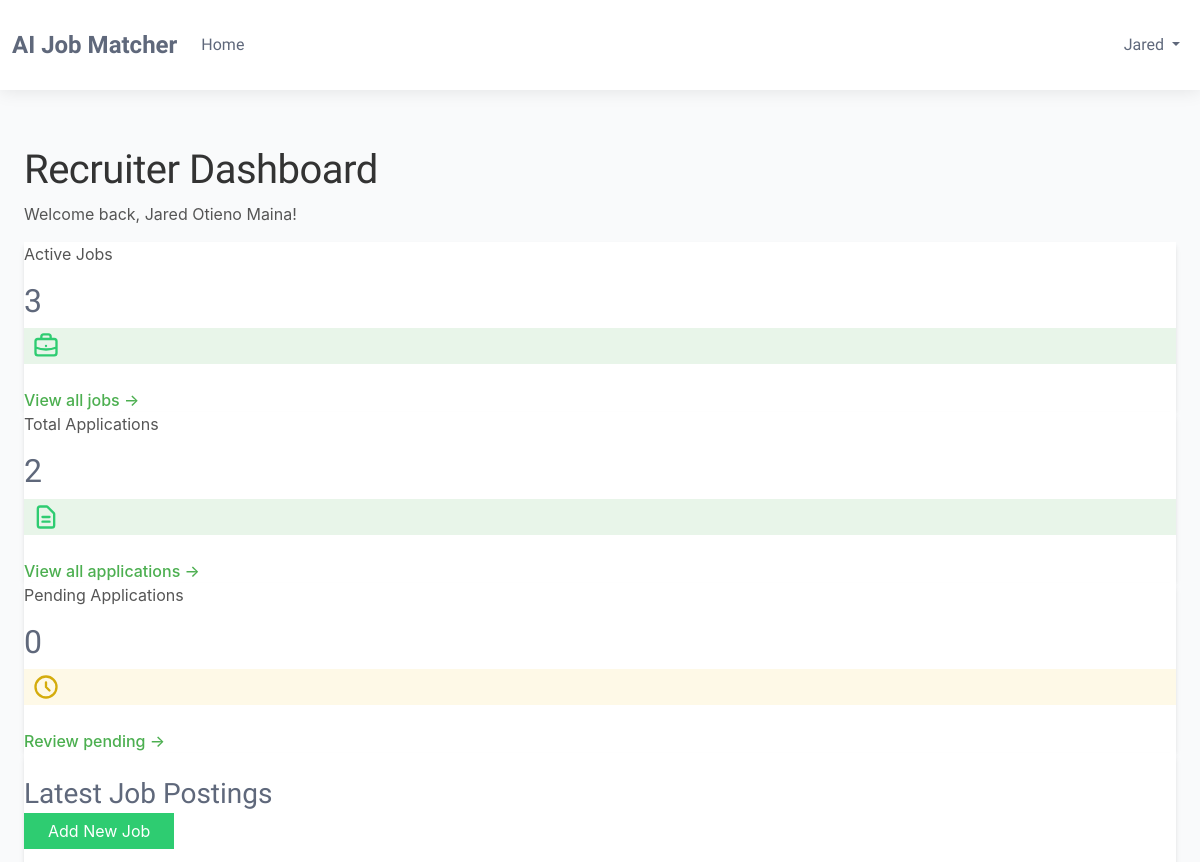
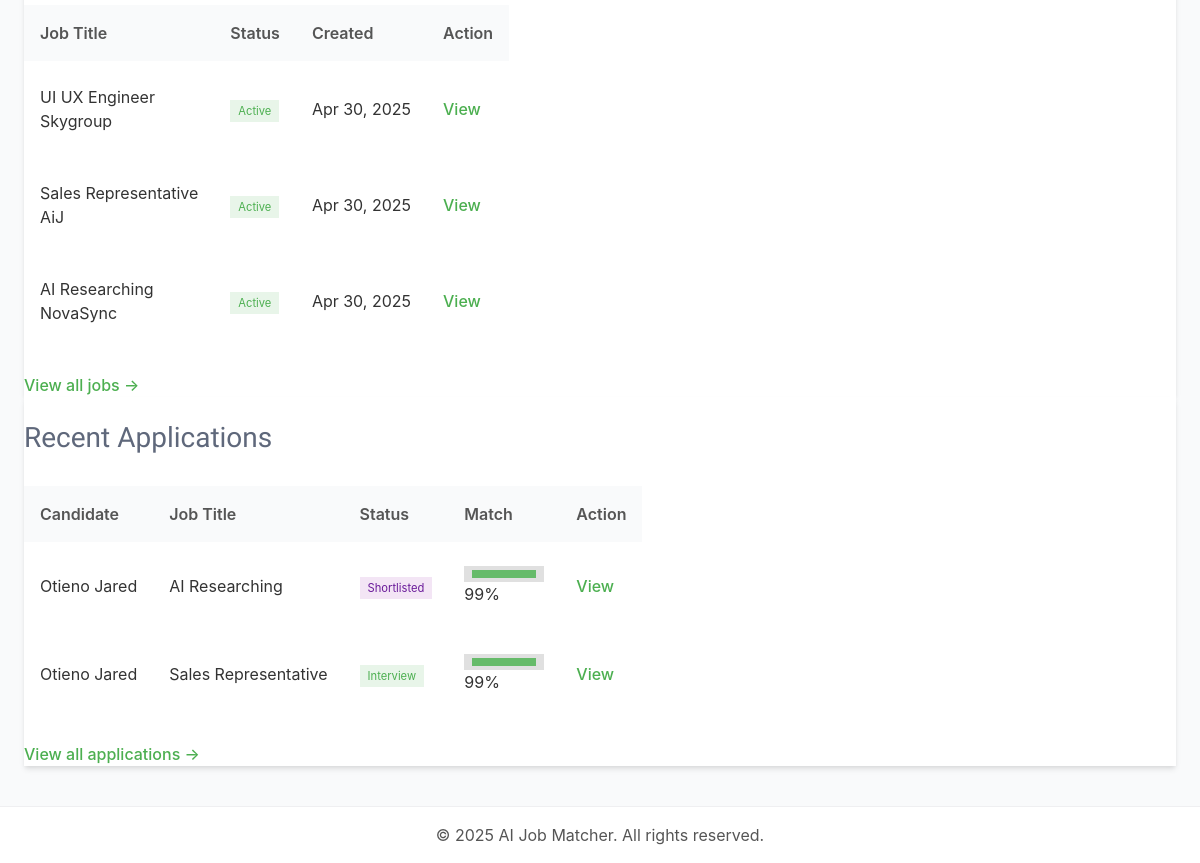
The page /dashboards/recruiter/ (signed in) on the database as committed earlier (2 pictures, top to bottom).
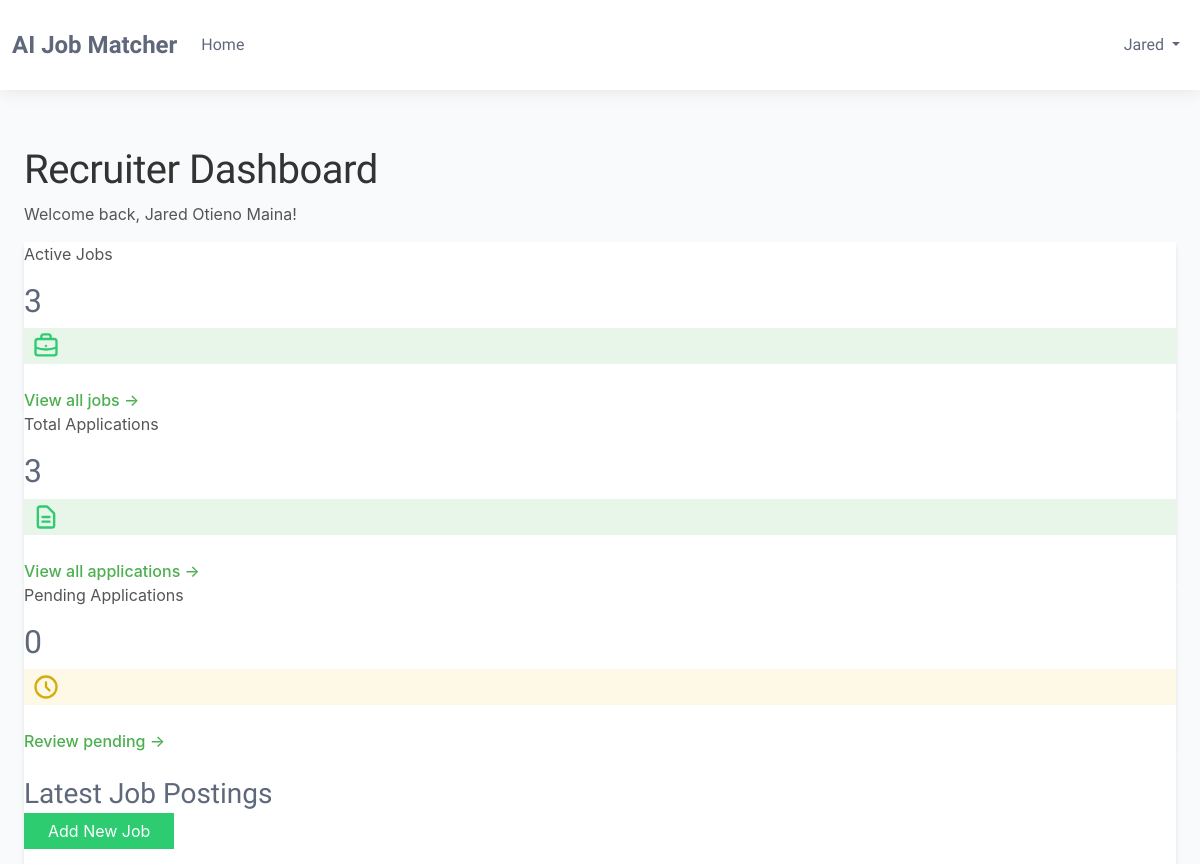
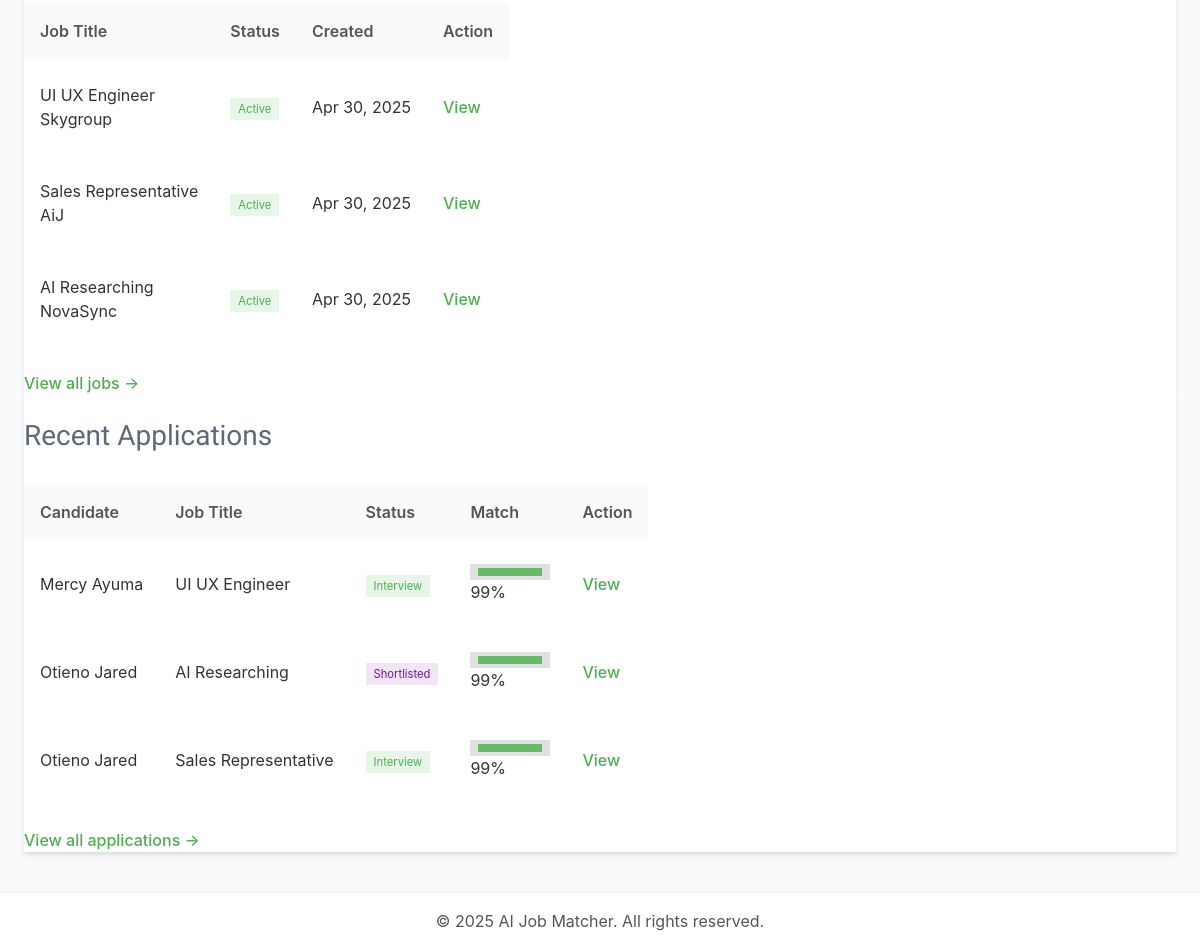
The same page on the database as committed later (2 pictures, top to bottom).
### dashboards/models.py (models this page shows, shortened)
class BaseModel(models.Model):
    created_at = models.DateTimeField(auto_now_add=True)
    updated_at = models.DateTimeField(auto_now=True)
    class Meta:
        abstract = True

class JobPosting(BaseModel):
    STATUS_CHOICES = (
        ('active', 'Active'),
        ('filled', 'Filled'),
        ('expired', 'Expired'),
        ('draft', 'Draft'),
    )
    recruiter = models.ForeignKey(Recruiter, on_delete=models.CASCADE, related_name='job_postings')
    title = models.CharField(_('job title'), max_length=255)
    company_name = models.CharField(_('company name'), max_length=255)
    category = models.CharField(_('job category'), max_length=100)
    description = models.TextField(_('job description'))
    requirements = models.TextField(_('job requirements'))
    responsibilities = models.TextField(_('responsibilities'))
    location = models.CharField(_('location'), max_length=255)
    salary_min = models.DecimalField(_('minimum salary'), max_digits=12, decimal_places=2, null=True, blank=True)
    salary_max = models.DecimalField(_('maximum salary'), max_digits=12, decimal_places=2, null=True, blank=True)
    experience_required = models.PositiveIntegerField(_('experience required (years)'), default=0)
    education_level = models.CharField(_('education level'), max_length=100)
    employment_type = models.CharField(_('employment type'), max_length=50)
    status = models.CharField(_('status'), max_length=20, choices=STATUS_CHOICES, default='active')
    expiry_date = models.DateField(_('expiry date'), default=timezone.now)
    skills_required = models.TextField(_('skills required'))
    embedding_vector = models.BinaryField(_('job embedding vector'), null=True, blank=True)
    class Meta:
        ordering = ['-created_at']
        verbose_name = _('Job Posting')
        verbose_name_plural = _('Job Postings')

class JobApplication(BaseModel):
    STATUS_CHOICES = (
        ('pending', 'Pending'),
        ('reviewing', 'Reviewing'),
        ('shortlisted', 'Shortlisted'),
        ('rejected', 'Rejected'),
        ('interview', 'Interview'),
        ('offer', 'Offer Extended'),
        ('hired', 'Hired'),
        ('declined', 'Declined'),
    )
    job = models.ForeignKey(JobPosting, on_delete=models.CASCADE, related_name='applications')
    candidate = models.ForeignKey(Candidate, on_delete=models.CASCADE, related_name='applications')
    resume = models.ForeignKey(Resume, on_delete=models.CASCADE, related_name='applications', null=True, blank=True)
    cover_letter = models.TextField(_('cover letter'), blank=True, null=True)
    status = models.CharField(_('status'), max_length=20, choices=STATUS_CHOICES, default='pending')
    match_score = models.FloatField(_('match score'), validators=[MinValueValidator(0), MaxValueValidator(100)], default=0)
    recruiter_notes = models.TextField(_('recruiter notes'), blank=True, null=True)
    class Meta:
        ordering = ['-match_score', '-created_at']
        verbose_name = _('Job Application')
        verbose_name_plural = _('Job Applications')

### accounts/models.py (models this page shows, shortened)
class Profile(models.Model):
    user = models.OneToOneField(User,
                                on_delete=models.CASCADE, unique=True)
    bio = models.TextField(_('bio'), blank=True, null=True)
    profile_picture = models.ImageField(
        _("profile picture"), upload_to="profile",
        default="default.png")
    class Meta:
        abstract= True

class Candidate(Profile):
    skills = models.TextField(_('skills'), blank=True, null=True)
    education = models.TextField(_('education'), blank=True, null=True)
    experience = models.TextField(_('experience'), blank=True, null=True)
    location = models.CharField(max_length=255, blank=True, null=True)

class TrackingModel(models.Model):
    created_at = models.DateTimeField(auto_now_add=True)
    updated_at = models.DateTimeField(auto_now=True)
    class Meta:
        abstract = True
        ordering = ["-created_at"]

class User(AbstractBaseUser, TrackingModel):
    username_validator = UnicodeUsernameValidator()
    Role_choices = (
        ("Administrator", "Administrator"),
        ("Recruiter", "Recruiter"),
        ("Candidate", "Candidate")
    )
    Gender_choices = (
        ("Male", "Male"),
        ("Female", "Female"),
        ("Other", "Other")
    )
    username = models.CharField(
        _('username'),
        max_length=150,
        unique=True,
        validators=[username_validator],
        error_messages={
            'unique':_("A user with that username already exists."),
        },
    )
    phoneNumberRegex = RegexValidator(regex=r"^\+?1?\d{8,15}$")
    full_name = models.CharField(_('full name'),max_length=200)
    email = models.EmailField(_('email'), unique=True, error_messages={
        'unique': ('A user with email already exists.'),
    })
    gender = models.CharField(_("gender"), max_length=10, choices=Gender_choices)
    phone = PhoneNumberField(
        _('phone number'), unique=True,validators=[phoneNumberRegex],
        blank=True, null=True, max_length=27)
    country = models.CharField(_("country"), max_length=50,
                              blank=True, null=True)
    city = models.CharField(_("city"), max_length=50,
                              blank=True, null=True)
    role = models.CharField(_('Role'), max_length=17, choices=Role_choices, default="Client")
    is_active = models.BooleanField(_('active'), default=True)
    is_admin = models.BooleanField(_('admin'), default=False)
    is_staff = models.BooleanField(_("staff"), default=False)
    timestamp = models.DateTimeField(_("timestamp"), auto_now_add=True)
    objects = CustomManager()
    USERNAME_FIELD = 'email'
    REQUIRED_FIELDS = ['username',]
    @property
    def staff(self):
        return self.staff
    @property
    def active(self):
        return self.active
    @property
    def admin(self):
        return self.admin

### dashboards/views.py (the view)
# urls.py: path('recruiter/', views.recruiter_dashboard, name='recruiter_dashboard'),
@login_required
@user_passes_test(is_recruiter)
def recruiter_dashboard(request):
    recruiter_profile = request.user.recruiter
    active_jobs = JobPosting.objects.filter(
        recruiter=recruiter_profile,
        status='active'
    ).count()
    total_applications = JobApplication.objects.filter(
        job__recruiter=recruiter_profile
    ).count()
    pending_applications = JobApplication.objects.filter(
        job__recruiter=recruiter_profile,
        status='pending'
    ).count()
    latest_jobs = JobPosting.objects.filter(
        recruiter=recruiter_profile
    ).order_by('-created_at')[:5]
    latest_applications = JobApplication.objects.filter(
        job__recruiter=recruiter_profile
    ).order_by('-created_at')[:5]
    context = {
        'active_jobs': active_jobs,
        'total_applications': total_applications,
        'pending_applications': pending_applications,
        'latest_jobs': latest_jobs,
        'latest_applications': latest_applications,
    }
    return render(request, 'dashboards/recruiter_dashboard.html', context)

### dashboards/views.py (called while the page is built)
def is_recruiter(user):
    return user.is_authenticated and user.role == 'Recruiter'

### templates/dashboards/recruiter_dashboard.html (shortened to what the changed rows need)
{% extends 'dashboards/base.html' %}
{% block content %}
<div class="container mx-auto px-4 py-6">
    <div class="mb-8">
        <h1 class="text-3xl font-bold text-gray-800">Recruiter Dashboard</h1>
    </div>
    <div class="grid grid-cols-1 md:grid-cols-3 gap-6 mb-8">
        <div class="bg-white rounded-lg shadow-md p-6">
            <div class="flex items-center justify-between">
                <div>
                    <h2 class="text-3xl font-bold text-gray-800">{{ active_jobs }}</h2>
                </div>
            </div>
        </div>
        <div class="bg-white rounded-lg shadow-md p-6">
            <div class="flex items-center justify-between">
                <div>
                    <p class="text-gray-500 text-sm uppercase font-medium">Total Applications</p>
                    <h2 class="text-3xl font-bold text-gray-800">{{ total_applications }}</h2>
                </div>
            </div>
        </div>
        <div class="bg-white rounded-lg shadow-md p-6">
            <div class="flex items-center justify-between">
                <div>
                    <h2 class="text-3xl font-bold text-gray-800">{{ pending_applications }}</h2>
                </div>
            </div>
        </div>
    </div>
    <div class="grid grid-cols-1 lg:grid-cols-2 gap-8">
        <div class="bg-white rounded-lg shadow-md">
            <div class="p-6">
                {% if latest_jobs %}
                    <div class="overflow-x-auto">
                        <table class="min-w-full divide-y divide-gray-200">
                            <thead>
                                <tr>
                                    <th class="px-6 py-3 text-left text-xs font-medium text-gray-500 uppercase tracking-wider">Job Title</th>
                                    <th class="px-6 py-3 text-left text-xs font-medium text-gray-500 uppercase tracking-wider">Status</th>
                                    <th class="px-6 py-3 text-left text-xs font-medium text-gray-500 uppercase tracking-wider">Created</th>
                                    <th class="px-6 py-3 text-left text-xs font-medium text-gray-500 uppercase tracking-wider">Action</th>
                                </tr>
                            </thead>
                            <tbody class="bg-white divide-y divide-gray-200">
                                {% for job in latest_jobs %}
                                <tr>
                                    <td class="px-6 py-4 whitespace-nowrap">
                                        <div class="text-sm font-medium text-gray-900">{{ job.title }}</div>
                                        <div class="text-sm text-gray-500">{{ job.company_name }}</div>
                                    </td>
                                    <td class="px-6 py-4 whitespace-nowrap">
                                        <span class="px-2 inline-flex text-xs leading-5 font-semibold rounded-full
                                            {% if job.status == 'active' %}bg-green-100 text-green-800
                                            {% elif job.status == 'filled' %}bg-blue-100 text-blue-800
                                            {% elif job.status == 'expired' %}bg-red-100 text-red-800
                                            {% else %}bg-gray-100 text-gray-800{% endif %}">
                                            {{ job.status|title }}
                                        </span>
                                    </td>
                                    <td class="px-6 py-4 whitespace-nowrap text-sm text-gray-500">
                                        {{ job.created_at|date:"M d, Y" }}
                                    </td>
                                    <td class="px-6 py-4 whitespace-nowrap text-sm font-medium">
                                        <a href="{% url 'dashboards:job_detail' job_id=job.id %}" class="text-blue-600 hover:text-blue-900">View</a>
                                    </td>
                                </tr>
                                {% endfor %}
                            </tbody>
                        </table>
                    </div>
                {% else %}
                    <div class="text-center py-8">
                        <p class="text-gray-500 mb-4">You haven't posted any jobs yet.</p>
                        <a href="{% url 'dashboards:create_job' %}" class="bg-blue-600 hover:bg-blue-700 text-white px-4 py-2 rounded-md text-sm font-medium">Post Your First Job</a>
                    </div>
                {% endif %}
            </div>
        </div>
        <div class="bg-white rounded-lg shadow-md">
            <div class="p-6">
                {% if latest_applications %}
                    <div class="overflow-x-auto">
                        <table class="min-w-full divide-y divide-gray-200">
                            <thead>
                                <tr>
                                    <th class="px-6 py-3 text-left text-xs font-medium text-gray-500 uppercase tracking-wider">Candidate</th>
                                    <th class="px-6 py-3 text-left text-xs font-medium text-gray-500 uppercase tracking-wider">Job Title</th>
                                    <th class="px-6 py-3 text-left text-xs font-medium text-gray-500 uppercase tracking-wider">Status</th>
                                    <th class="px-6 py-3 text-left text-xs font-medium text-gray-500 uppercase tracking-wider">Match</th>
                                    <th class="px-6 py-3 text-left text-xs font-medium text-gray-500 uppercase tracking-wider">Action</th>
                                </tr>
                            </thead>
                            <tbody class="bg-white divide-y divide-gray-200">
                                {% for application in latest_applications %}
                                <tr>
                                    <td class="px-6 py-4 whitespace-nowrap">
                                        <div class="text-sm font-medium text-gray-900">{{ application.candidate.user.full_name }}</div>
                                    </td>
                                    <td class="px-6 py-4 whitespace-nowrap">
                                        <div class="text-sm text-gray-900">{{ application.job.title }}</div>
                                    </td>
                                    <td class="px-6 py-4 whitespace-nowrap">
                                        <span class="px-2 inline-flex text-xs leading-5 font-semibold rounded-full
                                            {% if application.status == 'pending' %}bg-yellow-100 text-yellow-800
                                            {% elif application.status == 'reviewing' %}bg-blue-100 text-blue-800
                                            {% elif application.status == 'shortlisted' %}bg-purple-100 text-purple-800
                                            {% elif application.status == 'rejected' %}bg-red-100 text-red-800
                                            {% elif application.status == 'interview' %}bg-green-100 text-green-800
                                            {% elif application.status == 'offer' %}bg-indigo-100 text-indigo-800
                                            {% elif application.status == 'hired' %}bg-emerald-100 text-emerald-800
                                            {% else %}bg-gray-100 text-gray-800{% endif %}">
                                            {{ application.status|title }}
                                        </span>
                                    </td>
                                    <td class="px-6 py-4 whitespace-nowrap">
                                        <div class="flex items-center">
                                            <div class="w-16 bg-gray-200 rounded-full h-2.5">
                                                <div class="bg-blue-600 h-2.5 rounded-full" style="width: {{ application.match_score }}%"></div>
                                            </div>
                                            <span class="ml-2 text-sm text-gray-600">{{ application.match_score|floatformat:0 }}%</span>
                                        </div>
                                    </td>
                                    <td class="px-6 py-4 whitespace-nowrap text-sm font-medium">
                                        <a href="{% url 'dashboards:application_detail' application_id=application.id %}" class="text-blue-600 hover:text-blue-900">View</a>
                                    </td>
                                </tr>
                                {% endfor %}
                            </tbody>
                        </table>
                    </div>
                {% else %}
                    <div class="text-center py-8">
                        <p class="text-gray-500">No applications have been received yet.</p>
                    </div>
                {% endif %}
            </div>
        </div>
    </div>
</div>
{% endblock %}

Rows that differ between the two databases and show on the page:
added JobApplication: candidate.user.full_name "Mercy Ayuma", job "UI UX Engineer", status "Interview", match_score "99"
Other text that changed with them:
{{ total_applications }}: "2" → "3"
